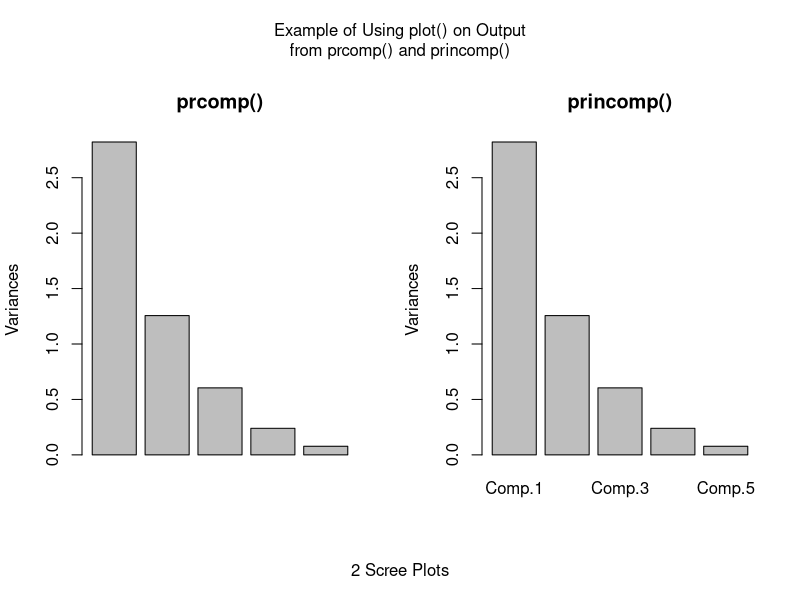

This figure's R source:
par( mfrow=c( 1, 2 ), oma=c( 2, 0, 3, 0 ) )

plot( 
  prcomp( 
    LifeCycleSavings, 
    scale=TRUE 
  ), 
  main="prcomp()" 
)
plot( 
  princomp( 
    LifeCycleSavings, 
    cor=TRUE 
  ), 
  main="princomp()" 
)
mtext(
  "Example of Using plot() on Output\nfrom prcomp() and princomp()", 
  side=3, 
  outer=TRUE 
)
mtext(  
  "2 Scree Plots", 
  side=1, 
  outer=TRUE 
)

par( mfrow=c( 1, 1 ), oma=c( 0, 0, 0, 0 ) )  
